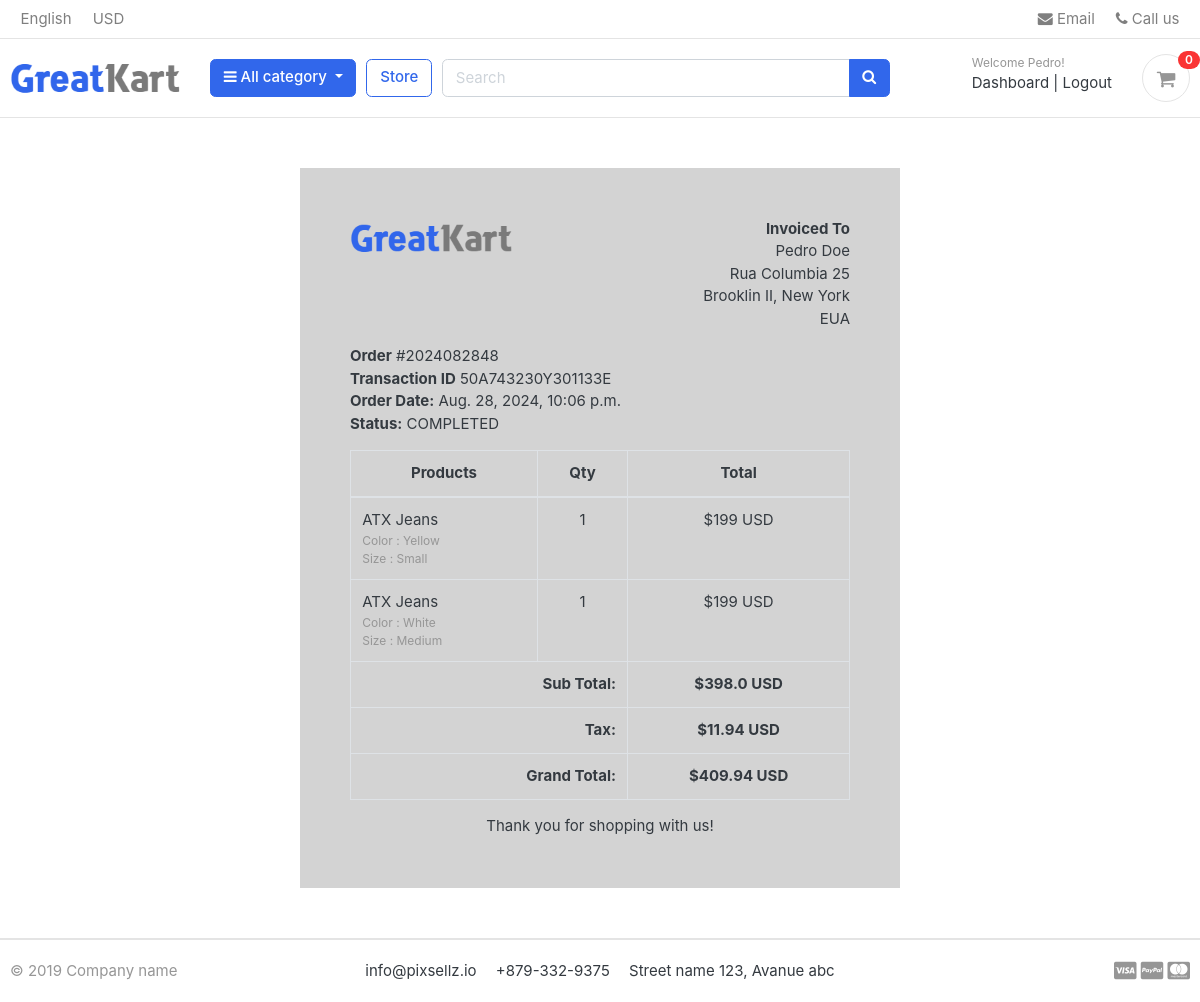
The page /accounts/order_detail/2024082848/ (signed in) on the database its author committed.
### accounts/models.py (models this page shows, shortened)
class Account(AbstractBaseUser):
    first_name = models.CharField(max_length=50)
    last_name = models.CharField(max_length=50)
    username = models.CharField(max_length=50, unique=True)
    email = models.EmailField(max_length=100, unique=True)
    phone_number = models.CharField(max_length=50)
    date_joined = models.DateTimeField(auto_now_add=True)
    last_login = models.DateTimeField(auto_now_add=True)
    is_admin = models.BooleanField(default=False)
    is_staff = models.BooleanField(default=False)
    is_active = models.BooleanField(default=False)
    is_superadmin = models.BooleanField(default=False)
    USERNAME_FIELD = 'email'
    REQUIRED_FIELDS = ['username', 'first_name', 'last_name']
    objects = MyAccountManager()

### orders/models.py (models this page shows, shortened)
class Order(models.Model):
    STATUS =(
        ('New', 'New'),
        ('Accepted', 'Accepted'),
        ('Completed', 'Completed'),
        ('Cancelled', 'Cancelled'),
    )
    user           = models.ForeignKey(Account, on_delete=models.SET_NULL, null=True)
    payment        = models.ForeignKey(Payment, on_delete=models.SET_NULL, blank=True, null=True)
    order_number   = models.CharField(max_length=20)
    first_name     = models.CharField(max_length=50)
    last_name      = models.CharField(max_length=50)
    phone          = models.CharField(max_length=15)
    email          = models.EmailField(max_length=50)
    address_line_1 = models.CharField(max_length=50)
    address_line_2 = models.CharField(max_length=50, blank=True)
    country        = models.CharField(max_length=50)
    state          = models.CharField(max_length=50)
    city           = models.CharField(max_length=50)
    order_note     = models.CharField(max_length=100, blank=True)
    order_total    = models.FloatField()
    tax            = models.FloatField()
    status         = models.CharField(max_length=10, choices=STATUS, default='New')
    ip             = models.CharField(blank=True, max_length=20)
    is_ordered     = models.BooleanField(default=False)
    created_at     = models.DateTimeField(auto_now_add=True)
    updated_at     = models.DateTimeField(auto_now=True)
    def full_name(self):
        return f'{self.first_name} {self.last_name}'
    def full_address(self):
        return f'{self.address_line_1} {self.address_line_2}'

class Payment(models.Model):
    user           = models.ForeignKey(Account, on_delete=models.CASCADE)
    payment_id     = models.CharField(max_length=100)
    payment_method = models.CharField(max_length=100)
    amount_paid    = models.CharField(max_length=100)
    status         = models.CharField(max_length=100)
    created_at     = models.DateTimeField(auto_now_add=True)

class OrderProduct(models.Model):
    order         = models.ForeignKey(Order, on_delete=models.CASCADE)
    payment       = models.ForeignKey(Payment, on_delete=models.SET_NULL, blank=True, null=True)
    user          = models.ForeignKey(Account, on_delete=models.CASCADE)
    product       = models.ForeignKey(Product, on_delete=models.CASCADE)
    variations    = models.ManyToManyField(Variation, blank=True)
    quantity      = models.IntegerField()
    product_price = models.FloatField()
    ordered       = models.BooleanField(default=False)
    created_at    = models.DateTimeField(auto_now_add=True)
    updated_at    = models.DateTimeField(auto_now=True)

### store/models.py (models this page shows, shortened)
class Product(models.Model):
    product_name    = models.CharField(max_length=200, unique=True)
    slug            = models.SlugField(max_length=200, unique=True)
    description     = models.TextField(max_length=500, blank=True)
    price           = models.IntegerField()
    images          = models.ImageField(upload_to='photos/products')
    stock           = models.IntegerField()
    is_available    = models.BooleanField(default=True)
    category        = models.ForeignKey(Category, on_delete=models.CASCADE)
    created_date    = models.DateTimeField(auto_now_add=True)
    modified_date   = models.DateTimeField(auto_now_add=True)

class Variation(models.Model):
    product             = models.ForeignKey(Product, on_delete=models.CASCADE)
    variation_category  = models.CharField(max_length=100, choices=variation_category_choice)
    variation_value     = models.CharField(max_length=100)
    is_active           = models.BooleanField(default=True)
    created_date        = models.DateTimeField(auto_now=True)
    objects = VariationManager()

### accounts/views.py (the view)
# urls.py: path('order_detail/<int:order_id>/', views.order_detail, name='order_detail'),
@login_required(login_url='login')
def order_detail(request, order_id):
    order_detail = OrderProduct.objects.filter(order__order_number=order_id)
    order        = Order.objects.get(order_number=order_id)
    subtotal     = 0
    for i in order_detail:
        subtotal += i.product_price * i.quantity
    context = {
        'order_detail': order_detail,
        'order': order,
        'subtotal': subtotal,
    }
    return render(request, 'accounts/order_detail.html', context)

### templates/accounts/order_detail.html
{% extends "base.html" %}
{% load static %}
{% block content %}
<div class="container" style="margin: 0 auto;width: 50%;padding: 50px;background: #d3d3d3;margin-top: 50px;margin-bottom: 50px;">
    <div class="row invoice row-printable">
        <div class="col-md-12">
            <div class="panel panel-default plain" id="dash_0">
                <div class="panel-body p30">
                    <div class="row">
                        <div class="col-lg-6">
                            <div class="invoice-logo"><img src="{% static '/images/logo.png' %}" alt="Invoice logo" style="max-height: 40px;"></div>
                        </div>
                        <div class="col-lg-6">
                            <div class="invoice-from">
                                <ul class="list-unstyled text-right">
                                    <li><strong>Invoiced To</strong></li>
                                    <li>{{ order.full_name }}</li>
                                    <li>{{ order.full_address }}</li>
                                    <li>{{ order.city }}, {{ order.state }}</li>
                                    <li>{{ order.country }}</li>
                                </ul>
                            </div>
                        </div>
                        <div class="col-lg-12">
                            <div class="invoice-details mt25">
                                <div class="well">
                                    <ul class="list-unstyled mb0">
                                        <li><strong>Order</strong> #{{ order.order_number }}</li>
                                        <li><strong>Transaction ID</strong> {{ order.payment.payment_id }}</li>
                                        <li><strong>Order Date:</strong> {{ order.created_at }}</li>
                                        <li><strong>Status:</strong> {{ order.payment.status }}</li>
                                    </ul>
                                </div>
                            </div>
                            <div class="invoice-items">
                                <div class="table-responsive" style="overflow: hidden; outline: none;" tabindex="0">
                                    <table class="table table-bordered">
                                        <thead>
                                            <tr>
                                                <th class="per70 text-center">Products</th>
                                                <th class="per5 text-center">Qty</th>
                                                <th class="per25 text-center">Total</th>
                                            </tr>
                                        </thead>
                                        <tbody>
                                            {% for item in order_detail %}
                                                <tr>
                                                    <td>{{ item.product.product_name }}
                                                        <p class="text-muted small">
                                                            {% if item.variations.all %}
                                                                {% for i in item.variations.all %}
                                                                    {{ i.variation_category | capfirst }} : {{ i.variation_value | capfirst }} <br>
                                                                {% endfor %}
                                                            {% endif %}
                                                        </p>
                                                    </td>
                                                    <td class="text-center">{{ item.quantity }}</td>
                                                    <td class="text-center">${{ item.product.price }} USD</td>
                                                </tr>
                                            {% endfor %}
                                        </tbody>
                                        <tfoot>
                                            <tr>
                                                <th colspan="2" class="text-right">Sub Total:</th>
                                                <th class="text-center">${{ subtotal }} USD</th>
                                            </tr>
                                            <tr>
                                                <th colspan="2" class="text-right">Tax:</th>
                                                <th class="text-center">${{ order.tax }} USD</th>
                                            </tr>
                                            <tr>
                                                <th colspan="2" class="text-right">Grand Total:</th>
                                                <th class="text-center">${{ order.order_total }} USD</th>
                                            </tr>
                                        </tfoot>
                                    </table>
                                </div>
                            </div>
                            <div class="invoice-footer mt25">
                                <p class="text-center">Thank you for shopping with us!</p>
                            </div>
                        </div>
                    </div>
                </div>
            </div>
        </div>
    </div>
</div>
{% endblock content %}

### templates/includes/navbar.html (shortened to what this page needs)
{% load static %}
<header class="section-header">
    <nav class="navbar p-md-0 navbar-expand-sm navbar-light border-bottom">
        <div class="container">
            <div class="collapse navbar-collapse" id="navbarTop4">
                <ul class="navbar-nav mr-auto">
                    <li class="nav-item dropdown">
                        <a href="#" class="nav-link">   English </a>
                    </li>
                    <li class="nav-item dropdown">
                        <a href="#" class="nav-link"> USD </a>
                    </li>
                </ul>
                <ul class="navbar-nav">
                    <li><a href="#" class="nav-link"> <i class="fa fa-envelope"></i> Email </a></li>
                    <li><a href="#" class="nav-link"> <i class="fa fa-phone"></i> Call us </a></li>
                </ul>
            </div>
        </div>
    </nav>
    <section class="header-main border-bottom">
        <div class="container">
            <div class="row align-items-center">
                <div class="col-lg-2 col-md-3 col-6">
                    <a href="{% url 'home' %}" class="brand-wrap">
                        <img class="logo" src="{% static './images/logo.png' %}">
                    </a>
                </div>
                <div class="col-lg col-sm col-md col-6 flex-grow-0">
                    <div class="category-wrap dropdown d-inline-block float-right">
                        <button type="button" class="btn btn-primary dropdown-toggle" data-toggle="dropdown">
                            <i class="fa fa-bars"></i> All category
                        </button>
                    </div>
                </div>
                <a href="{% url 'store:store' %}" class="btn btn-outline-primary">Store</a>
                <div class="col-lg  col-md-6 col-sm-12 col">
                    <form action="{% url 'store:search' %}" class="search" method='GET'>
                        <div class="input-group w-100">
                            <input type="text" class="form-control" style="width:60%;" placeholder="Search" name="keyword" required>
                            <div class="input-group-append">
                            <button class="btn btn-primary" type="submit">
                                <i class="fa fa-search"></i>
                            </button>
                            </div>
                        </div>
                    </form>
                </div>
                <div class="col-lg-3 col-sm-6 col-8 order-2 order-lg-3">
                    <div class="d-flex justify-content-end mb-3 mb-lg-0">
                        {% if user.id is None %}
                            <div class="widget-header">
                                <small class="title text-muted">Welcome guest!</small>
                                <div>
                                    <a href="{% url 'login' %}">Sign in</a> <span class="dark-transp"> | </span>
                                    <a href="{% url 'register' %}"> Register</a>
                                </div>
                            </div>
                        {% else %}
                            <div class="widget-header">
                                <small class="title text-muted">Welcome {{ user.first_name }}!</small>
                                <div>
                                    <a href="{% url 'dashboard' %}">Dashboard</a> <span class="dark-transp"> | </span>
                                    <a href="{% url 'logout' %}"> Logout</a>
                                </div>
                            </div>
                        {% endif %}
                        <a href="{% url 'cart' %}" class="widget-header pl-3 ml-3">
                            <div class="icon icon-sm rounded-circle border"><i class="fa fa-shopping-cart"></i></div>
                            <span class="badge badge-pill badge-danger notify">{{ cart_count }}</span>
                        </a>
                    </div>
                </div>
            </div>
        </div>
    </section>
</header>

### rows shown on the page
Account: first_name "Pedro"
Order: full_name "Pedro Doe", full_address "Rua Columbia 25", city "Brooklin II", state "New York", country "EUA", order_number "2024082848", payment.payment_id "50A743230Y301133E", created_at "Aug. 28, 2024, 10:06 p.m.", payment.status "COMPLETED", tax "11.94", order_total "409.94"
OrderProduct: product.product_name "ATX Jeans", quantity "1", product.price "199"
Variation: variation_category "Color", variation_value "Yellow"
Variation: variation_category "Size", variation_value "Small"
OrderProduct: product.product_name "ATX Jeans", quantity "1", product.price "199"
Variation: variation_category "Color", variation_value "White"
Variation: variation_category "Size", variation_value "Medium"

### other values the page prints
{{ cart_count }} "0"
{{ subtotal }} "398.0"
